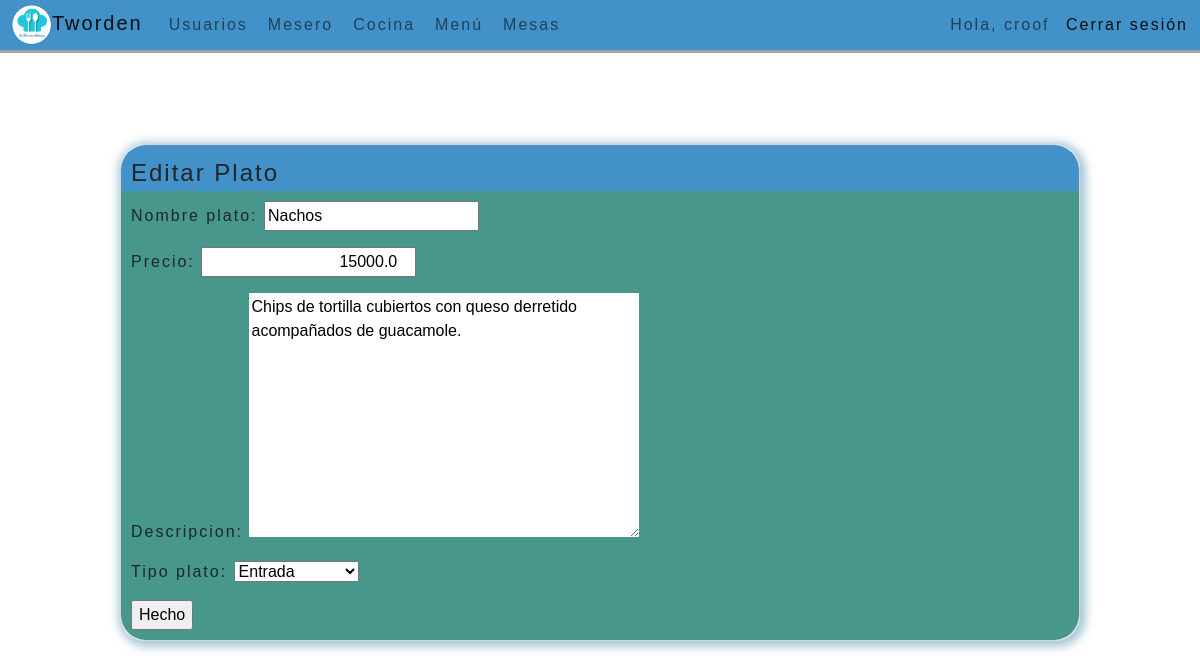
Page /editar-plato/10/ (signed in) on the committed database.
### paginas/models.py (models this page shows, shortened)
class Menu(models.Model):
    id = models.AutoField(primary_key=True)
    nombre_plato= models.CharField(max_length=155, blank=False, null=False)
    precio= models.FloatField(null=False, blank=False)
    descripcion= models.TextField(max_length=255, blank=True, null=True)
    tipo_plato= models.CharField (
        max_length=50,
        choices=[('Entrada', 'Entrada'), ('Plato Principal', 'Plato Principal'), ('Postre', 'Postre'), ('Bebida', 'Bebida'), ('Otro', 'Otro')]
    )

### paginas/views.py (the view, shortened to what this page needs)
# urls.py: path('editar-plato/<int:id>/', views.editar_plato, name='editar'),
@login_required(login_url='/accounts/login/')
def editar_plato(request,id):
    plato= Menu.objects.get(id=id)
    if request.method == 'GET':
        formulariom = Menuform(instance=plato)
        contexto={
            'formulariom': formulariom
        }
    return render(request,'editar-plato.html',contexto)

### paginas/forms.py
class Menuform(forms.ModelForm):
    class Meta:
        model=Menu
        fields = ('__all__')

### paginas/templates/editar-plato.html (shortened to what this page needs)
{% extends "Base.html" %}
{% block contenido %} {% load static %}
<br><br><br><br><br><br>
{% load crispy_forms_tags %}
<div class="tarjeta">
  <div class="titulo">Editar Plato</div>
  <div class="cuerpo">
    <div class="col-12.col-md-6.offset-md-3">
      <form action="" method="post">
        {{formulariom.as_p}}
        <div class="submiter">
        <input type="submit" value="Hecho">
        </div>
  </div>
  </div>
  </div>
{% endblock %}

### paginas/templates/Base.html (shortened to what this page needs)
{% load static %}
<!DOCTYPE html>
<html lang="es">
<head>
    <link href="https://cdn.jsdelivr.net/npm/bootstrap@5.2.1/dist/css/bootstrap.min.css" rel="stylesheet">
    <link rel="stylesheet" href={% static '/CSS/base.css' %}>
    <link rel="stylesheet" href={% static '/CSS/mesas.css' %}>
    <link rel="stylesheet" href={% static '/CSS/orden.css' %}>
    <link rel="stylesheet" href={% static '/CSS/cocina.css' %}>
    <link rel="stylesheet" href={% static '/CSS/menu.css' %}>
</head>
<body>
    <header>
    <nav class="navbar fixed-top navbar-expand" style="background-color: #4291c9;">
      <div class="container-fluid">
          <a class="navbar-brand" href="ppal.html"><img src={% static 'img/logo.png' %} alt="Logo" width="40" height="40" class="d-inline-block align-text-center">Tworden</a>
          <div class="collapse navbar-collapse" id="navbarText">
            <ul class="navbar-nav me-auto mb-2 mb-lg-0">
              {% if request.user.usuario.Cargo == 'Administrador' %}
              <li class="nav-item">
                <a class="nav-link" href="admin/">Usuarios</a>
              </li>
              {% endif %}
              {% if request.user.usuario.Cargo == 'Mesero' or request.user.usuario.Cargo == 'Administrador' %}
              <li class="nav-item">
                <a class="nav-link" href="/../mesero-mesas.html">Mesero</a>
              </li>
              {% endif %}
              {% if request.user.usuario.Cargo == 'Cocinero' or request.user.usuario.Cargo == 'Administrador' %}
              <li class="nav-item">
                  <a class="nav-link" href="/../cocinero-comandas-todas.html">Cocina</a>
                </li>
                {% endif %}
              {% if request.user.usuario.Cargo == 'Administrador' %}
              <li class="nav-item">
                  <a class="nav-link" href="/../menu.html">Menú</a>
                </li>
              {% endif %}
              <li class="nav-item">
                  <a class="nav-link" href="/../login.html">Mesas</a>
                </li>
            </ul>
            <span class="navbar-text">
              {% if user.is_authenticated %}
              <a style="margin-right: 10px;"> Hola,  {{user.username}}</a>
              <a style="text-decoration: none;" href="{% url 'logout' %}"> Cerrar sesión</a>
              {% else %}
              <a href="{% url 'login' %}">iniciar sesión</a>
              {% endif %}
            </span>
          </div>
        </div>
    </nav>
    </header>
    {% block contenido %} {% endblock %}
</body>
</html>

### paginas/static/CSS/base.css (style rules this page uses)
* { margin: 0; }
html { width: 100%; height: 100% ; }
header { position: fixed; top: 0; }
body { left: 0; top: 0; width: 100%; height: 100%; background-image: url(/static/img/fondo1.jpg); background-repeat: no-repeat; background-attachment: fixed; background-size: cover; font-family:'Gill Sans', 'Gill Sans MT', Calibri, 'Trebuchet MS', sans-serif; padding: 0px; letter-spacing: 2px; font-size: 1em; }
.navbar { box-shadow: 0 3px rgba(0,0,0,0.35); max-height: 50px; }
.tarjeta { margin: 0 10%; display:flex; flex-direction:column; justify-content:space-between; width:auto; height: auto; max-height: 90%; border: 1px solid lightgray; box-shadow: 2px 2px 8px 4px rgba(84, 146, 175, 0.5); border-radius:25px; font-family: sans-serif; }
.titulo { background: #4291c9; font-size: 24px; padding: 10px 10px 0 10px; border-radius: 25px 25px 0 0 ; }
.cuerpo { background: rgb(71, 151, 141); padding: 10px; border-radius: 0 0 25px 25px; margin: 0; }

### paginas/static/CSS/orden.css (style rules this page uses)
td input, textarea { border: none; }
input[name="precio"] { text-align: right; }

### paginas/static/CSS/cocina.css (style rules this page uses)
li { margin: 0 2px; }

### rows in the picture
Menu: nombre_plato "Nachos", precio "15000.0", descripcion "Chips de tortilla cubiertos con queso derretido acompañados de guacamole.", tipo_plato "Entrada"

### other values in the picture
{{ user.username }} "croof"
